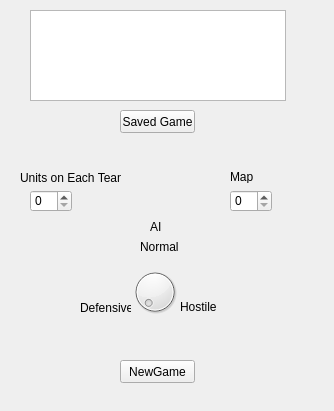
<?xml version="1.0" encoding="UTF-8"?>
<ui version="4.0">
 <class>Form</class>
 <widget class="QWidget" name="Form">
  <property name="geometry">
   <rect>
    <x>0</x>
    <y>0</y>
    <width>334</width>
    <height>411</height>
   </rect>
  </property>
  <property name="windowTitle">
   <string>Form</string>
  </property>
  <widget class="QPushButton" name="pushButton">
   <property name="geometry">
    <rect>
     <x>120</x>
     <y>360</y>
     <width>75</width>
     <height>23</height>
    </rect>
   </property>
   <property name="text">
    <string>NewGame</string>
   </property>
  </widget>
  <widget class="QPushButton" name="pushButton_2">
   <property name="geometry">
    <rect>
     <x>120</x>
     <y>110</y>
     <width>75</width>
     <height>23</height>
    </rect>
   </property>
   <property name="text">
    <string>Saved Game</string>
   </property>
  </widget>
  <widget class="QTextBrowser" name="textBrowser">
   <property name="geometry">
    <rect>
     <x>30</x>
     <y>10</y>
     <width>256</width>
     <height>91</height>
    </rect>
   </property>
  </widget>
  <widget class="QSpinBox" name="spinBox">
   <property name="geometry">
    <rect>
     <x>30</x>
     <y>190</y>
     <width>42</width>
     <height>22</height>
    </rect>
   </property>
  </widget>
  <widget class="QSpinBox" name="spinBox_2">
   <property name="geometry">
    <rect>
     <x>230</x>
     <y>190</y>
     <width>42</width>
     <height>22</height>
    </rect>
   </property>
  </widget>
  <widget class="QLabel" name="label">
   <property name="geometry">
    <rect>
     <x>20</x>
     <y>170</y>
     <width>101</width>
     <height>16</height>
    </rect>
   </property>
   <property name="text">
    <string>Units on Each Team</string>
   </property>
  </widget>
  <widget class="QLabel" name="label_2">
   <property name="geometry">
    <rect>
     <x>230</x>
     <y>170</y>
     <width>46</width>
     <height>13</height>
    </rect>
   </property>
   <property name="text">
    <string>Map</string>
   </property>
  </widget>
  <widget class="QDial" name="dial">
   <property name="geometry">
    <rect>
     <x>130</x>
     <y>260</y>
     <width>50</width>
     <height>64</height>
    </rect>
   </property>
  </widget>
  <widget class="QLabel" name="label_3">
   <property name="geometry">
    <rect>
     <x>80</x>
     <y>300</y>
     <width>51</width>
     <height>16</height>
    </rect>
   </property>
   <property name="text">
    <string>Defensive</string>
   </property>
  </widget>
  <widget class="QLabel" name="label_4">
   <property name="geometry">
    <rect>
     <x>180</x>
     <y>300</y>
     <width>46</width>
     <height>13</height>
    </rect>
   </property>
   <property name="text">
    <string>Hostile</string>
   </property>
  </widget>
  <widget class="QLabel" name="label_5">
   <property name="geometry">
    <rect>
     <x>140</x>
     <y>240</y>
     <width>46</width>
     <height>13</height>
    </rect>
   </property>
   <property name="text">
    <string>Normal</string>
   </property>
  </widget>
  <widget class="QLabel" name="label_6">
   <property name="geometry">
    <rect>
     <x>150</x>
     <y>220</y>
     <width>46</width>
     <height>13</height>
    </rect>
   </property>
   <property name="text">
    <string>AI</string>
   </property>
  </widget>
 </widget>
 <resources/>
 <connections/>
</ui>
